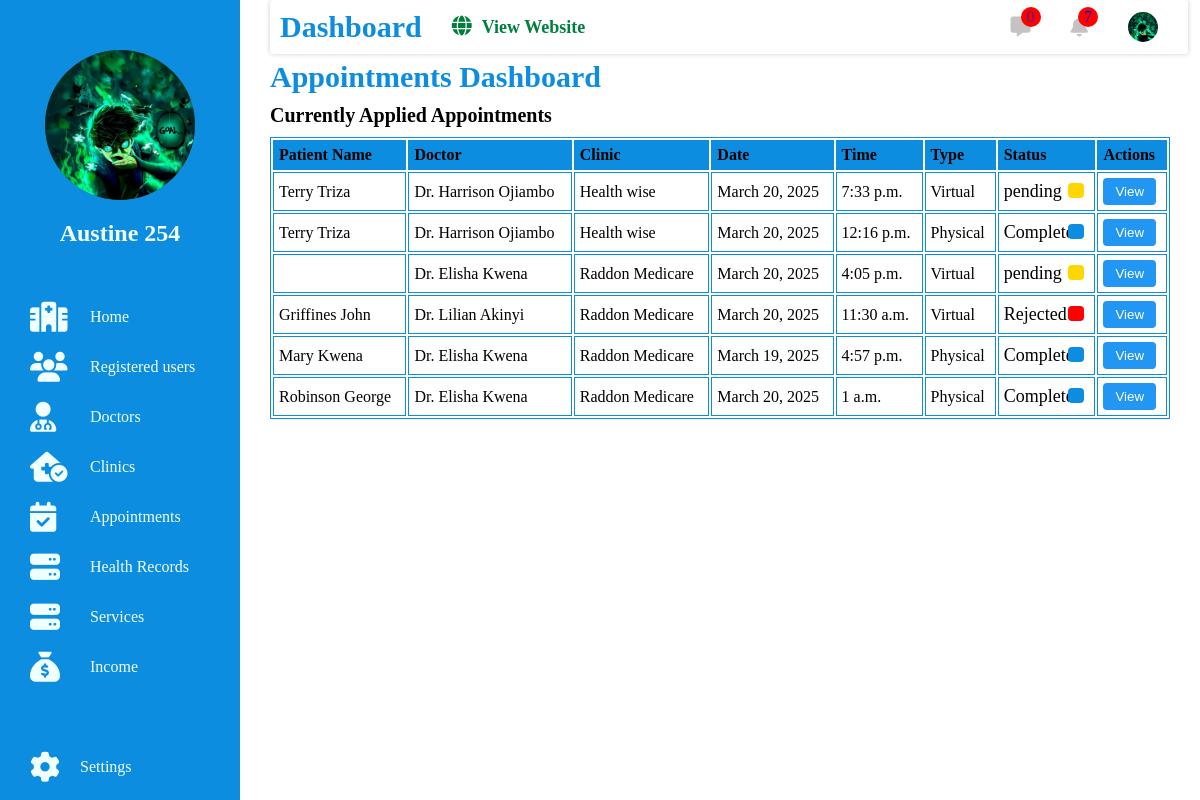
Screenshot of /admin_dashboard/afya_appointments/ (signed in) with the database file from the repository.
### accounts/models.py (models this page shows, shortened)
class Profile(models.Model):
    user = models.OneToOneField(User, on_delete=models.CASCADE)
    afya_id = models.CharField(max_length=7, unique=True, default=generate_afya_id, editable=False)
    date_of_birth = models.DateField(null=True, blank=True)
    GENDER_CHOICES = [
        ('M', 'Male'),
        ('F', 'Female'),
        ('O', 'Other'),
        ('P', 'Prefer not to say'),
    ]
    gender = models.CharField(max_length=1, choices=GENDER_CHOICES, null=True, blank=True)
    phone_number = models.CharField(max_length=15, null=True, blank=True)
    BLOOD_GROUP_CHOICES = [
        ('A+', 'A+'),
        ('A-', 'A-'),
        ('B+', 'B+'),
        ('B-', 'B-'),
        ('AB+', 'AB+'),
        ('AB-', 'AB-'),
        ('O+', 'O+'),
        ('O-', 'O-'),
    ]
    blood_group = models.CharField(max_length=5, choices=BLOOD_GROUP_CHOICES, null=True, blank=True)
    height = models.FloatField(null=True, blank=True, help_text="Height in centimeters")
    weight = models.FloatField(null=True, blank=True, help_text="Weight in kilograms")
    allergies = models.TextField(null=True, blank=True, help_text="List any allergies")
    chronic_conditions = models.TextField(null=True, blank=True, help_text="List any chronic conditions")
    emergency_contact_name = models.CharField(max_length=100, null=True, blank=True)
    emergency_contact_phone = models.CharField(max_length=15, null=True, blank=True)
    RELATIONSHIP_CHOICES = [
        ('Spouse', 'Spouse'),
        ('Parent', 'Parent'),
        ('Sibling', 'Sibling'),
        ('Child', 'Child'),
        ('Friend', 'Friend'),
        ('Other', 'Other'),
    ]
    emergency_contact_relationship = models.CharField(max_length=50, choices=RELATIONSHIP_CHOICES, null=True, blank=True)
    profile_picture = models.ImageField(upload_to='profile_pictures/', null=True, blank=True)
    address = models.TextField(null=True, blank=True)
    country = models.CharField(max_length=100, null=True, blank=True)  # Free-text input
    state = models.CharField(max_length=100, null=True, blank=True)    # Free-text input
    city = models.CharField(max_length=100, null=True, blank=True)     # Free-text input
    postal_code = models.CharField(max_length=20, null=True, blank=True)

### appointments/models.py (models this page shows, shortened)
class Appointment(models.Model):
    APPOINTMENT_TYPE_CHOICES = [
        ('virtual', 'Virtual'),
        ('physical', 'Physical'),
    ]
    APPOINTMENT_STATUS_CHOICES = [
        ('pending', 'Pending'),
        ('approved', 'Approved'),
        ('rejected', 'Rejected'),
        ('completed', 'Completed'),
    ]
    patient = models.ForeignKey(User, on_delete=models.CASCADE, related_name='appointments')
    doctor = models.ForeignKey(Doctor, on_delete=models.CASCADE, related_name='appointments')
    appointment_type = models.CharField(max_length=10, choices=APPOINTMENT_TYPE_CHOICES)
    appointment_date = models.DateField()
    appointment_time = models.TimeField()
    status = models.CharField(max_length=10, choices=APPOINTMENT_STATUS_CHOICES, default='pending')
    rejection_reason = models.TextField(blank=True, null=True)
    created_at = models.DateTimeField(auto_now_add=True)  # Add this line

### doctors/models.py (models this page shows, shortened)
class Doctor(models.Model):
    user = models.OneToOneField(User, on_delete=models.CASCADE, related_name='doctor_profile')
    first_name = models.CharField(max_length=100)
    last_name = models.CharField(max_length=100)
    email = models.EmailField(unique=True)
    phone_number = models.CharField(max_length=15, unique=True)
    clinic = models.ForeignKey('clinics.Clinic', on_delete=models.CASCADE, related_name="doctors")
    specialization = models.ForeignKey(Specialization, on_delete=models.CASCADE, related_name="doctors")
    bio = models.TextField(blank=True, null=True)
    profile_picture = models.ImageField(upload_to='doctor_profiles/', blank=True, null=True)
    facebook = models.URLField(blank=True, null=True)
    twitter = models.URLField(blank=True, null=True)
    linkedin = models.URLField(blank=True, null=True)
    instagram = models.URLField(blank=True, null=True)
    address = models.TextField()
    city = models.CharField(max_length=100)
    country = models.CharField(max_length=100,default='Kenya')
    postal_code = models.CharField(max_length=10,default='0000')
    state= models.CharField(max_length=100,default='Kisii')
    hire_date = models.DateField(null=True, blank=True)
    years_of_experience = models.IntegerField(null=True, blank=True)
    years_worked_at_afyaaxis = models.IntegerField(null=True, blank=True)
    availability = models.BooleanField(default=True)

### clinics/models.py (models this page shows, shortened)
class Clinic(models.Model):
    name = models.CharField(max_length=255, unique=True)
    address = models.TextField()
    phone_number = models.CharField(max_length=15, unique=True)
    email = models.EmailField(unique=True, blank=True, null=True)
    website = models.URLField(blank=True, null=True)
    latitude = models.DecimalField(max_digits=9, decimal_places=6, blank=True, null=True)
    longitude = models.DecimalField(max_digits=9, decimal_places=6, blank=True, null=True)
    about = models.TextField(blank=True, null=True)
    services = models.ManyToManyField(Service, related_name='clinics')
    image1 = models.ImageField(upload_to='clinic_images/', blank=True, null=True)
    image2 = models.ImageField(upload_to='clinic_images/', blank=True, null=True)
    image3 = models.ImageField(upload_to='clinic_images/', blank=True, null=True)

### admin_dashboard/views.py (the view)
# urls.py: path('afya_appointments/', views.afya_appointments,name="afya_appointments"),
@login_required
@user_passes_test(lambda u: u.is_staff or u.is_superuser)
def afya_appointments(request):
    appointments = Appointment.objects.select_related(
        'patient',
        'doctor'
    ).all().order_by('-created_at')
    context ={
        'appointments':appointments
    }
    return render(request,'admin/appointment_list.html',context)

### notifications/templatetags/notification_tags.py (called while the page is built)
@register.simple_tag
def all_unread_notifications_count():
    return Notification.objects.filter(is_read=False).count()

### templates/admin/appointment_list.html (shortened to what this page needs)
{% load static %}
<!DOCTYPE html>
<html lang="en">
<head>
    <link rel="stylesheet" href="{% static 'css/admin.css' %}">
</head>
<body>
    <main>
        {% include 'admin/sidebar.html' %}
        <div class="mainbarcentre">
            {% include 'admin/navbar.html' %}
            <div class="appointmentsdash">
                <div class="dashbar">
                    <h1>Appointments Dashboard</h1>
                    <div class="appointtable">
                        <h3>Currently Applied Appointments</h3>
                        {% if appointments %}
                        <table>
                            <tr>
                                <th>Patient Name</th>
                                <th>Doctor</th>
                                <th>Clinic</th>
                                <th>Date</th>
                                <th>Time</th>
                                <th>Type</th>
                                <th>Status</th>
                                <th>Actions</th>
                            </tr>
                            {% for appointment in appointments %}
                            <tr>
                                <td>{{ appointment.patient.first_name }} {{ appointment.patient.last_name }}</td>
                                <td>Dr. {{ appointment.doctor.first_name }} {{ appointment.doctor.last_name }}</td>
                                <td>{{ appointment.doctor.clinic.name }}</td>
                                <td>{{ appointment.appointment_date }}</td>
                                <td>{{ appointment.appointment_time }}</td>
                                <td>{{ appointment.get_appointment_type_display }}</td>
                                <td>
                                    <h2>{{ appointment.status }}</h2>
                                    <span class="status-badge" style="
                                        {% if appointment.status == 'pending' %}
                                            background-color: #ffd700;
                                        {% elif appointment.status == 'Approved' %}
                                            background-color: #4CAF50;
                                        {% elif appointment.status == 'Completed' %}
                                            background-color: #0c8de0;
                                        {% elif appointment.status == 'Cancelled' %}
                                            background-color: #f44336;
                                        {% endif %}
                                        color: {% if appointment.status == 'pending' %}black{% else %}white{% endif %};
                                        padding: 4px 8px;
                                        border-radius: 4px;
                                    ">
                                    </span>
                                </td>
                                <td>
                                    <button class="view-btn" onclick="openModal('modal-{{ appointment.id }}')">View</button>
                                </td>
                            </tr>
                            {% endfor %}
                        </table>
                        {% else %}
                            <p>No appointments booked yet.</p>
                        {% endif %}
                    </div>
                </div>
            </div>
        </div>
    </main>
</body>
</html>

### templates/admin/sidebar.html (shortened to what this page needs)
{%load static%}
<div class="sidebarleft">
    <div class="sidebarheader">
        <div class="adminimage">
            {%if user.profile.profile_picture %}
            <img src="{{user.profile.profile_picture.url}}" alt="">
            {%else%}
            <img src="{% static 'images/admin-settings.png' %}" alt="">
            {%endif%}
        </div>
    </div>
    <div class="adminname">
        <h2>{{user.first_name}} {{user.last_name}}</h2>
    </div>
    <div class="menuitems">
        <a href="{% url 'dashboard_home' %}"><i class="fa-solid fa-hospital"></i></i>Home</a>
        <a href="{% url 'afya_users' %}"><i class="fa-solid fa-users"></i>Registered users</a>
        <a href="{% url 'afya_doctors' %}"><i class="fa-solid fa-user-doctor"></i>Doctors</a>
        <a href="{% url 'afya_clinics' %}"><i class="fa-solid fa-house-medical-circle-check"></i>Clinics</a>
        <a href="{% url 'afya_appointments' %}"><i class="fa-solid fa-calendar-check"></i>Appointments</a>
        <a href="{% url 'enter_afya_id' %}"><i class="fa-solid fa-server"></i>Health Records</a>
        <a href=""><i class="fa-solid fa-server"></i>Services</a>
        <a href=""><i class="fa-solid fa-sack-dollar"></i></i>Income</a>
    </div>
    <div class="logoutdiv">
        <a href=""><i class="fa-solid fa-gear"></i>Settings</a>
    </div>
</div>

### templates/admin/navbar.html
 {%load static%}
 {%load notification_tags%}
<div class="mainbarhead">
    <div class="navleft">
        <a class="dash" href="">Dashboard</a>
        <a class="web" href="{% url 'home' %}"><i class="fa-solid fa-globe"></i>View Website</a>
    </div>
    <div class="navright">
        <a href=""><i class="fa-solid fa-message"></i><span>0</span></a>
        <a href="{% url 'admin_notifications' %}"><i class="fa-solid fa-bell"></i><span>{% all_unread_notifications_count %}</span></a>
        <a href="">
            {%if user.profile.profile_picture %}
            <img src="{{user.profile.profile_picture.url}}" alt="">
            {%else%}
            <img src="{% static 'images/admin-settings.png' %}" alt="">
            {%endif%}
        </a>
    </div>
</div>

### static/css/admin.css (style rules this page uses)
* { margin: 0; padding: 0; box-sizing: border-box; }
:root { --maincolor:#007f3c; --basecolor:#0c8de0; }
body { width: 100%; }
main { width: 100%; display: flex; align-items: top; justify-content: space-between; }
main .sidebarleft { width: 20%; background-color: var(--basecolor); height: 100vh; position: fixed; overflow: auto; }
.sidebarheader { width: 100%; display: flex; align-items: center; justify-content: center; background-color: var(--basecolor); padding-top: 50px; }
.sidebarheader .adminimage { width: 150px; height: 150px; }
.sidebarheader .adminimage img { width: 100%; height: 100%; object-fit: cover; object-position: top; border-radius: 50%; background-color: var(--maincolor); }
.adminname { display: block; padding: 20px; background-color: var(--basecolor); }
.adminname h2 { text-align: center; color: azure; }
.sidebarleft .menuitems { width: 100%; padding: 30px 0; }
.logoutdiv a , .sidebarleft .menuitems a { width: 100%; margin-right: 0; position: relative; display: block; color: azure; text-decoration: none; display: flex; align-items: center; justify-content: left; gap: 30px; margin-bottom: 10px; padding: 5px 30px; transition: .5s; }
.logoutdiv a i, .sidebarleft .menuitems a i { font-size: 30px; width: 30px; color: azure; }
.logoutdiv { width: 100%; margin-top: 20px; }
.logoutdiv a { display: block; padding: 5px 30px; display:flex;align-items: center; justify-content: left; gap: 20px; }
main .mainbarcentre { width: 80%; margin-left: 20%; padding: 0px 30px; position: relative; }
main .mainbarcentre .mainbarhead { width: 76.5%; padding: 10px 10px; box-shadow: 0px 0px 5px 0px rgb(0, 0, 0,0.2); border-radius: 3px; display: flex; align-items: center; justify-content: space-between; position: fixed; z-index: 10; background-color: rgb(255, 255, 255); }
main .mainbarcentre .mainbarhead .navleft { display: flex; align-items: center; justify-content: left; gap: 30px; }
main .mainbarcentre .mainbarhead .dash { text-decoration: none; font-size: 30px; font-weight: 900; color: var(--basecolor); }
main .mainbarcentre .mainbarhead .web { text-decoration: none; font-size: 18px; font-weight: 900; color: var(--maincolor); }
main .mainbarcentre .mainbarhead .web i { text-decoration: none; font-size: 20px; font-weight: 900; margin-right: 10px; color: var(--maincolor); }
main .mainbarcentre .mainbarhead .navright { display: flex; align-items: center; justify-content: space-between; }
main .mainbarcentre .mainbarhead .navright a { margin: 0 20px; text-decoration: none; display: flex; align-items: center; justify-content: center; position: relative ; }
main .mainbarcentre .mainbarhead .navright a span { width: 20px; height: 20px; border-radius: 50%; text-align: center; background-color: red; display: flex; align-items: center; justify-content: center; position: absolute; top: -10px; right: -10px; }
main .mainbarcentre .mainbarhead .navright a i { font-size: 20px; color: rgb(196, 194, 194); }
main .mainbarcentre .mainbarhead .navright a img { width: 30px; height: 30px; border-radius: 50%; object-fit: cover; object-position: top; }
.appointmentsdash { width: 100%; margin-top: 10px; padding-top: 50px; }
.dashbar { width: 100%; }
.dashbar h1 { color: #0c8de0; font-size: 30px; margin-bottom: 10px; }
.appointtable { width: 100%; }
.appointtable h3 { font-size:20px; margin-bottom: 10px; }
.appointtable table { width: 100%; border: 1px solid #0c8de0; }
.appointtable table th { border: 1px solid #0c8de0; background-color: #0c8de0; padding: 5px; text-align: left; }
.appointtable table td { border: 1px solid #0c8de0; padding: 5px; position: relative; }
.appointtable table td h2 { font-weight: 400; font-size: 18px; }
.appointtable table td span { width: 15px; position: absolute; height: 15px; background-color: red; border-radius: 3px; right: 10px; top: 10px; }

### templates/admin/appointment_list.html (style rules this page uses)
.view-btn { background: #2196F3; color: white; border: none; padding: 6px 12px; border-radius: 4px; cursor: pointer; }

### rows the page displays
Appointment: patient.first_name "Terry", patient.last_name "Triza", doctor.first_name "Harrison", doctor.last_name "Ojiambo", doctor.clinic.name "Health wise", appointment_date "March 20, 2025", appointment_time "7:33 p.m.", appointment_type "Virtual", status "pending"
Appointment: patient.first_name "Terry", patient.last_name "Triza", doctor.first_name "Harrison", doctor.last_name "Ojiambo", doctor.clinic.name "Health wise", appointment_date "March 20, 2025", appointment_time "12:16 p.m.", appointment_type "Physical", status "Completed"
Appointment: doctor.first_name "Elisha", doctor.last_name "Kwena", doctor.clinic.name "Raddon Medicare", appointment_date "March 20, 2025", appointment_time "4:05 p.m.", appointment_type "Virtual", status "pending"
Appointment: patient.first_name "Griffines", patient.last_name "John", doctor.first_name "Lilian", doctor.last_name "Akinyi", doctor.clinic.name "Raddon Medicare", appointment_date "March 20, 2025", appointment_time "11:30 a.m.", appointment_type "Virtual", status "Rejected"
Appointment: patient.first_name "Mary", patient.last_name "Kwena", doctor.first_name "Elisha", doctor.last_name "Kwena", doctor.clinic.name "Raddon Medicare", appointment_date "March 19, 2025", appointment_time "4:57 p.m.", appointment_type "Physical", status "Completed"
Appointment: patient.first_name "Robinson", patient.last_name "George", doctor.first_name "Elisha", doctor.last_name "Kwena", doctor.clinic.name "Raddon Medicare", appointment_date "March 20, 2025", appointment_time "1 a.m.", appointment_type "Physical", status "Completed"

### other values shown
{{ user.first_name }} "Austine"
{{ user.last_name }} "254"
